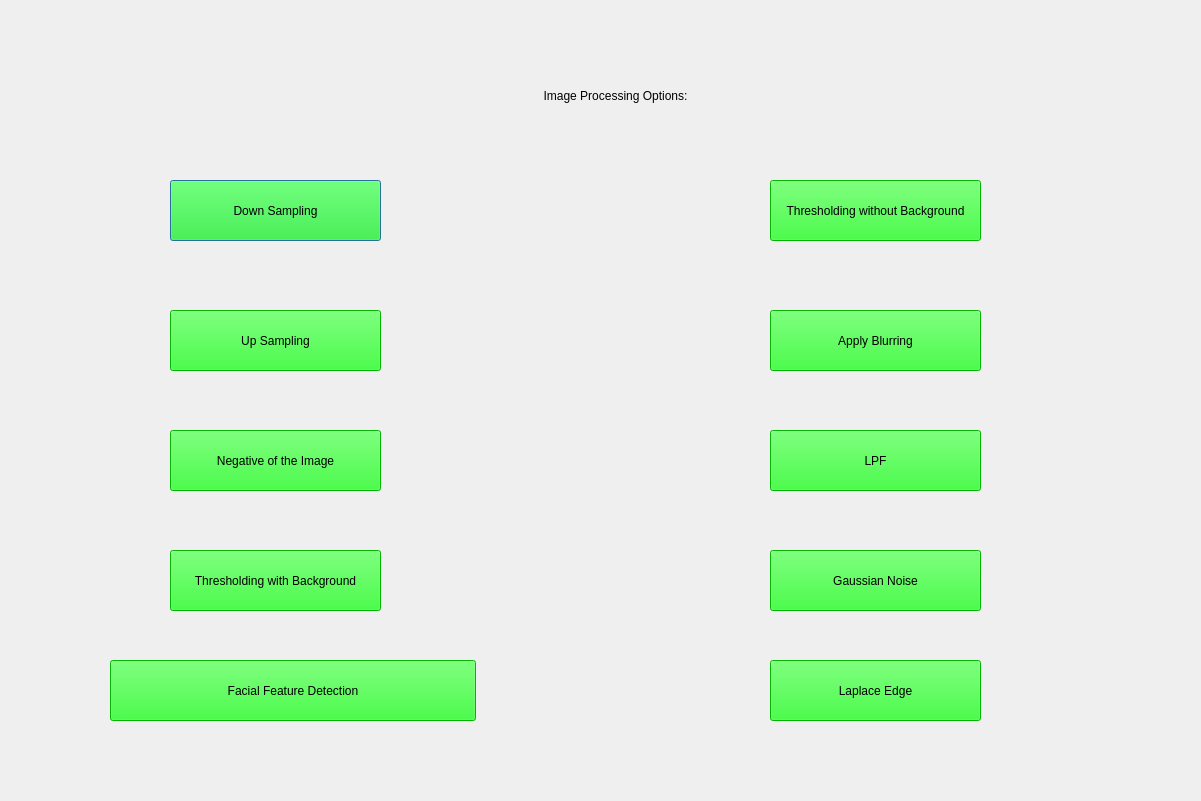
<?xml version="1.0" encoding="UTF-8"?>
<ui version="4.0">
 <class>Image_Processing_Options</class>
 <widget class="QDialog" name="Image_Processing_Options">
  <property name="geometry">
   <rect>
    <x>0</x>
    <y>0</y>
    <width>1201</width>
    <height>801</height>
   </rect>
  </property>
  <property name="windowTitle">
   <string>Dialog</string>
  </property>
  <widget class="QPushButton" name="DownSampling_Button">
   <property name="geometry">
    <rect>
     <x>170</x>
     <y>180</y>
     <width>211</width>
     <height>61</height>
    </rect>
   </property>
   <property name="styleSheet">
    <string notr="true">font: 16pt &quot;MS Shell Dlg 2&quot;;
background-color: rgb(0, 255, 0);
</string>
   </property>
   <property name="text">
    <string>Down Sampling</string>
   </property>
  </widget>
  <widget class="QPushButton" name="UpSampling_Button">
   <property name="geometry">
    <rect>
     <x>170</x>
     <y>310</y>
     <width>211</width>
     <height>61</height>
    </rect>
   </property>
   <property name="styleSheet">
    <string notr="true">font: 16pt &quot;MS Shell Dlg 2&quot;;
background-color: rgb(0, 255, 0);
</string>
   </property>
   <property name="text">
    <string>Up Sampling</string>
   </property>
  </widget>
  <widget class="QPushButton" name="Negative_Button">
   <property name="geometry">
    <rect>
     <x>170</x>
     <y>430</y>
     <width>211</width>
     <height>61</height>
    </rect>
   </property>
   <property name="styleSheet">
    <string notr="true">font: 11.5pt &quot;MS Shell Dlg 2&quot;;
background-color: rgb(0, 255, 0);
</string>
   </property>
   <property name="text">
    <string>Negative of the Image</string>
   </property>
  </widget>
  <widget class="QPushButton" name="Threshold_With_Button">
   <property name="geometry">
    <rect>
     <x>170</x>
     <y>550</y>
     <width>211</width>
     <height>61</height>
    </rect>
   </property>
   <property name="styleSheet">
    <string notr="true">font: 9pt &quot;MS Shell Dlg 2&quot;;
background-color: rgb(0, 255, 0);
</string>
   </property>
   <property name="text">
    <string>Thresholding with Background</string>
   </property>
  </widget>
  <widget class="QPushButton" name="Threshold_Without_Button">
   <property name="geometry">
    <rect>
     <x>770</x>
     <y>180</y>
     <width>211</width>
     <height>61</height>
    </rect>
   </property>
   <property name="styleSheet">
    <string notr="true">font: 8.5pt &quot;MS Shell Dlg 2&quot;;
background-color: rgb(0, 255, 0);
</string>
   </property>
   <property name="text">
    <string>Thresholding without Background</string>
   </property>
  </widget>
  <widget class="QPushButton" name="Blur_Button">
   <property name="geometry">
    <rect>
     <x>770</x>
     <y>310</y>
     <width>211</width>
     <height>61</height>
    </rect>
   </property>
   <property name="styleSheet">
    <string notr="true">font: 16pt &quot;MS Shell Dlg 2&quot;;
background-color: rgb(0, 255, 0);
</string>
   </property>
   <property name="text">
    <string>Apply Blurring</string>
   </property>
  </widget>
  <widget class="QPushButton" name="LPF_Button">
   <property name="geometry">
    <rect>
     <x>770</x>
     <y>430</y>
     <width>211</width>
     <height>61</height>
    </rect>
   </property>
   <property name="styleSheet">
    <string notr="true">font: 16pt &quot;MS Shell Dlg 2&quot;;
background-color: rgb(0, 255, 0);
</string>
   </property>
   <property name="text">
    <string>LPF</string>
   </property>
  </widget>
  <widget class="QPushButton" name="Gaussian_Button">
   <property name="geometry">
    <rect>
     <x>770</x>
     <y>550</y>
     <width>211</width>
     <height>61</height>
    </rect>
   </property>
   <property name="styleSheet">
    <string notr="true">font: 16pt &quot;MS Shell Dlg 2&quot;;
background-color: rgb(0, 255, 0);
</string>
   </property>
   <property name="text">
    <string>Gaussian Noise</string>
   </property>
  </widget>
  <widget class="QLabel" name="Title">
   <property name="geometry">
    <rect>
     <x>330</x>
     <y>60</y>
     <width>571</width>
     <height>71</height>
    </rect>
   </property>
   <property name="styleSheet">
    <string notr="true">font: 24pt &quot;MS Shell Dlg 2&quot;;
</string>
   </property>
   <property name="text">
    <string>Image Processing Options:</string>
   </property>
   <property name="alignment">
    <set>Qt::AlignCenter</set>
   </property>
  </widget>
  <widget class="QPushButton" name="Facial_Feature_Detection_Button">
   <property name="geometry">
    <rect>
     <x>110</x>
     <y>660</y>
     <width>366</width>
     <height>61</height>
    </rect>
   </property>
   <property name="styleSheet">
    <string notr="true">font: 16pt &quot;MS Shell Dlg 2&quot;;
background-color: rgb(0, 255, 0);
</string>
   </property>
   <property name="text">
    <string>Facial Feature Detection</string>
   </property>
  </widget>
  <widget class="QPushButton" name="Laplace_Button">
   <property name="geometry">
    <rect>
     <x>770</x>
     <y>660</y>
     <width>211</width>
     <height>61</height>
    </rect>
   </property>
   <property name="styleSheet">
    <string notr="true">font: 16pt &quot;MS Shell Dlg 2&quot;;
background-color: rgb(0, 255, 0);
</string>
   </property>
   <property name="text">
    <string>Laplace Edge</string>
   </property>
  </widget>
 </widget>
 <resources/>
 <connections/>
</ui>
